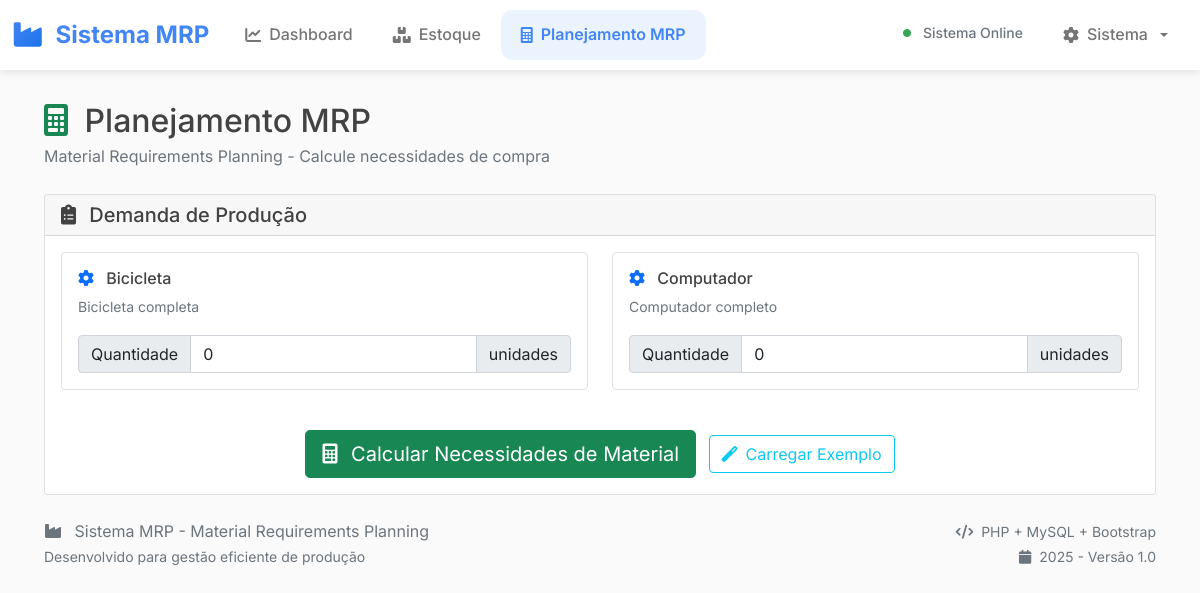
The page /mrp.php on the database its author committed.
### tables this page shows
CREATE TABLE produtos (
    id INT AUTO_INCREMENT PRIMARY KEY,
    nome VARCHAR(100) NOT NULL UNIQUE,
    descricao VARCHAR(255) DEFAULT NULL,
    ativo BOOLEAN DEFAULT TRUE,
    created_at TIMESTAMP DEFAULT CURRENT_TIMESTAMP,
    updated_at TIMESTAMP DEFAULT CURRENT_TIMESTAMP ON UPDATE CURRENT_TIMESTAMP
);

### config/database.php (called while the page is built, shortened)
<?php
class Database {
    private static $instance = null;
    private $connection;
    public static function getInstance() {
        if (self::$instance === null) {
            self::$instance = new self();
        }
        return self::$instance;
    }
    private function connect() {
        try {
            $dsn = "mysql:host=" . self::HOST . ";dbname=" . self::DB_NAME . ";charset=" . self::CHARSET;
            $options = [
                PDO::ATTR_ERRMODE => PDO::ERRMODE_EXCEPTION,
                PDO::ATTR_DEFAULT_FETCH_MODE => PDO::FETCH_ASSOC,
                PDO::ATTR_EMULATE_PREPARES => false,
                PDO::MYSQL_ATTR_INIT_COMMAND => "SET NAMES utf8mb4 COLLATE utf8mb4_unicode_ci"
            ];
            $this->connection = new PDO($dsn, self::USERNAME, self::PASSWORD, $options);
            $this->connection->exec("SET CHARACTER SET utf8mb4");
            $this->connection->exec("SET NAMES utf8mb4");
        } catch (PDOException $e) {
            die("Erro de conexão: " . $e->getMessage());
        }
    }
    public function query($sql, $params = []) {
        try {
            $stmt = $this->connection->prepare($sql);
            $stmt->execute($params);
            return $stmt;
        } catch (PDOException $e) {
            error_log("Erro na query: " . $e->getMessage());
            throw new Exception("Erro ao executar consulta.");
        }
    }
    public function fetchAll($sql, $params = []) {
        $stmt = $this->query($sql, $params);
        return $stmt->fetchAll();
    }
}
?>

### models/Mrp.php (called while the page is built, shortened)
<?php
require_once __DIR__ . '/../config/database.php';
class Mrp {
    private $db;
    public function __construct() {
        $this->db = Database::getInstance();
    }
    public function getProdutos() {
        $sql = "SELECT id, nome, descricao FROM produtos WHERE ativo = TRUE ORDER BY nome";
        return $this->db->fetchAll($sql);
    }
}

### views/mrp/index.php (the view, shortened to what this page needs)
<div class="d-flex justify-content-between align-items-center mb-4">
    <div>
        <h1 class="h2 mb-1">
            <i class="fas fa-calculator text-success me-2"></i>
            Planejamento MRP
        </h1>
        <p class="text-muted mb-0">Material Requirements Planning - Calcule necessidades de compra</p>
    </div>
</div>
<div class="card mb-4">
    <div class="card-header">
        <h5 class="card-title mb-0">
            <i class="fas fa-clipboard-list me-2"></i>
            Demanda de Produção
        </h5>
    </div>
    <div class="card-body">
        <form method="POST" action="mrp.php" id="formMrp">
            <div class="row">
                <?php if (!empty($produtos)): ?>
                    <?php foreach ($produtos as $produto): ?>
                        <div class="col-md-6 mb-3">
                            <div class="card border">
                                <div class="card-body">
                                    <h6 class="card-title">
                                        <i class="fas fa-cog me-2 text-primary"></i>
                                        <?= htmlspecialchars($produto['nome']) ?>
                                    </h6>
                                    <p class="card-text text-muted small mb-3">
                                        <?= htmlspecialchars($produto['descricao']) ?>
                                    </p>
                                    <div class="input-group">
                                        <span class="input-group-text">Quantidade</span>
                                        <input type="number"
                                               class="form-control"
                                               name="produto_<?= $produto['id'] ?>"
                                               id="produto_<?= $produto['id'] ?>"
                                               min="0"
                                               value="<?= isset($resultado['demandas_originais'][$produto['id']]) ? $resultado['demandas_originais'][$produto['id']] : 0 ?>"
                                               placeholder="0">
                                        <span class="input-group-text">unidades</span>
                                    </div>
                                </div>
                            </div>
                        </div>
                    <?php endforeach; ?>
                <?php endif; ?>
            </div>
            <div class="text-center mt-4">
                <button type="submit" class="btn btn-success btn-lg">
                    <i class="fas fa-calculator me-2"></i>
                    Calcular Necessidades de Material
                </button>
            </div>
        </form>
    </div>
</div>

### assets/css/style.css (style rules this page uses)
:root { --primary-blue: #4285f4; --primary-blue-dark: #1a73e8; --success-green: #34a853; --warning-orange: #ff9800; --danger-red: #ea4335; --info-cyan: #17a2b8; --gray-50: #fafafa; --gray-100: #f5f5f5; --gray-200: #eeeeee; --gray-300: #e0e0e0; --gray-400: #bdbdbd; --gray-500: #9e9e9e; --gray-600: #757575; --gray-700: #616161; --gray-800: #424242; --gray-900: #212121; --sidebar-width: 280px; --header-height: 70px; --border-radius: 12px; --border-radius-lg: 16px; --box-shadow: 0 2px 8px rgba(0, 0, 0, 0.1); --box-shadow-lg: 0 4px 20px rgba(0, 0, 0, 0.15); --transition: all 0.3s cubic-bezier(0.4, 0, 0.2, 1); --font-family: 'Inter', -apple-system, BlinkMacSystemFont, 'Segoe UI', Roboto, sans-serif; --font-size-xs: 0.75rem; --font-size-sm: 0.875rem; --font-size-base: 1rem; --font-size-lg: 1.125rem; --font-size-xl: 1.25rem; }
* { margin: 0; padding: 0; box-sizing: border-box; }
body { font-family: var(--font-family); background-color: var(--gray-50); color: var(--gray-800); line-height: 1.6; -webkit-font-smoothing: antialiased; -moz-osx-font-smoothing: grayscale; }

### rows shown on the page
produtos: nome "Bicicleta", descricao "Bicicleta completa", produto_1 "0"
produtos: nome "Computador", descricao "Computador completo", produto_2 "0"
